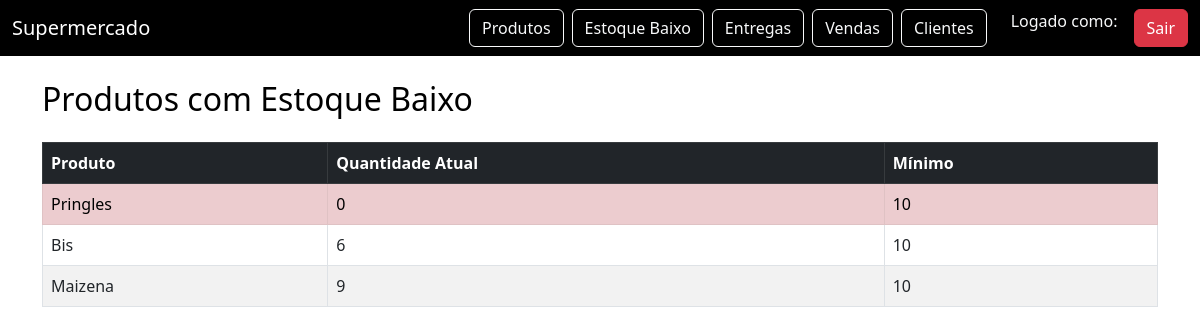
The app's page /produtos/estoque-baixo/ (signed in) with its own data.
### produtos/models.py (models this page shows, shortened)
class Produto(models.Model):
    codigo_barras = models.CharField(max_length=50, unique=True)
    nome = models.CharField(max_length=100)
    preco_compra = models.FloatField()
    preco_venda = models.FloatField()
    minimo_estoque = models.IntegerField(default=0)

class Estoque(models.Model):
    produto = models.OneToOneField(Produto, on_delete=models.CASCADE)
    quantidade = models.IntegerField(default=0)

### core/decorators.py (the view)
    def wrapper(request, *args, **kwargs):
        if not request.session.get("funcionario_id"):
            return redirect("login")
        return func(request, *args, **kwargs)

### produtos/views.py (called while the page is built)
@login_required
def estoque_baixo(request):
    produtos = Produto.objects.filter(
        estoque__quantidade__lte=models.F("minimo_estoque")
    ).order_by("estoque__quantidade")
    return render(request, "produtos/estoque_baixo.html", {
        "produtos": produtos
    })

### produtos/templates/produtos/estoque_baixo.html
{% extends "base.html" %}
{% block content %}
<h2 class="mb-4">Produtos com Estoque Baixo</h2>
<table class="table table-bordered table-striped align-middle">
    <thead class="table-dark">
        <tr>
            <th>Produto</th>
            <th>Quantidade Atual</th>
            <th>Mínimo</th>
        </tr>
    </thead>
    <tbody>
    {% for p in produtos %}
        <tr class="{% if p.estoque.quantidade == 0 %}table-danger{% endif %}">
            <td>{{ p.nome }}</td>
            <td>{{ p.estoque.quantidade }}</td>
            <td>{{ p.minimo_estoque }}</td>
        </tr>
    {% empty %}
        <tr>
            <td colspan="3" class="text-center py-3">Nenhum produto com estoque baixo.</td>
        </tr>
    {% endfor %}
    </tbody>
</table>
{% endblock %}

### core/templates/base.html (style rules this page uses)
body { background: #fff; color: #000; }

### records on screen
Produto: nome "Pringles", estoque.quantidade "0", minimo_estoque "10"
Produto: nome "Bis", estoque.quantidade "6", minimo_estoque "10"
Produto: nome "Maizena", estoque.quantidade "9", minimo_estoque "10"
